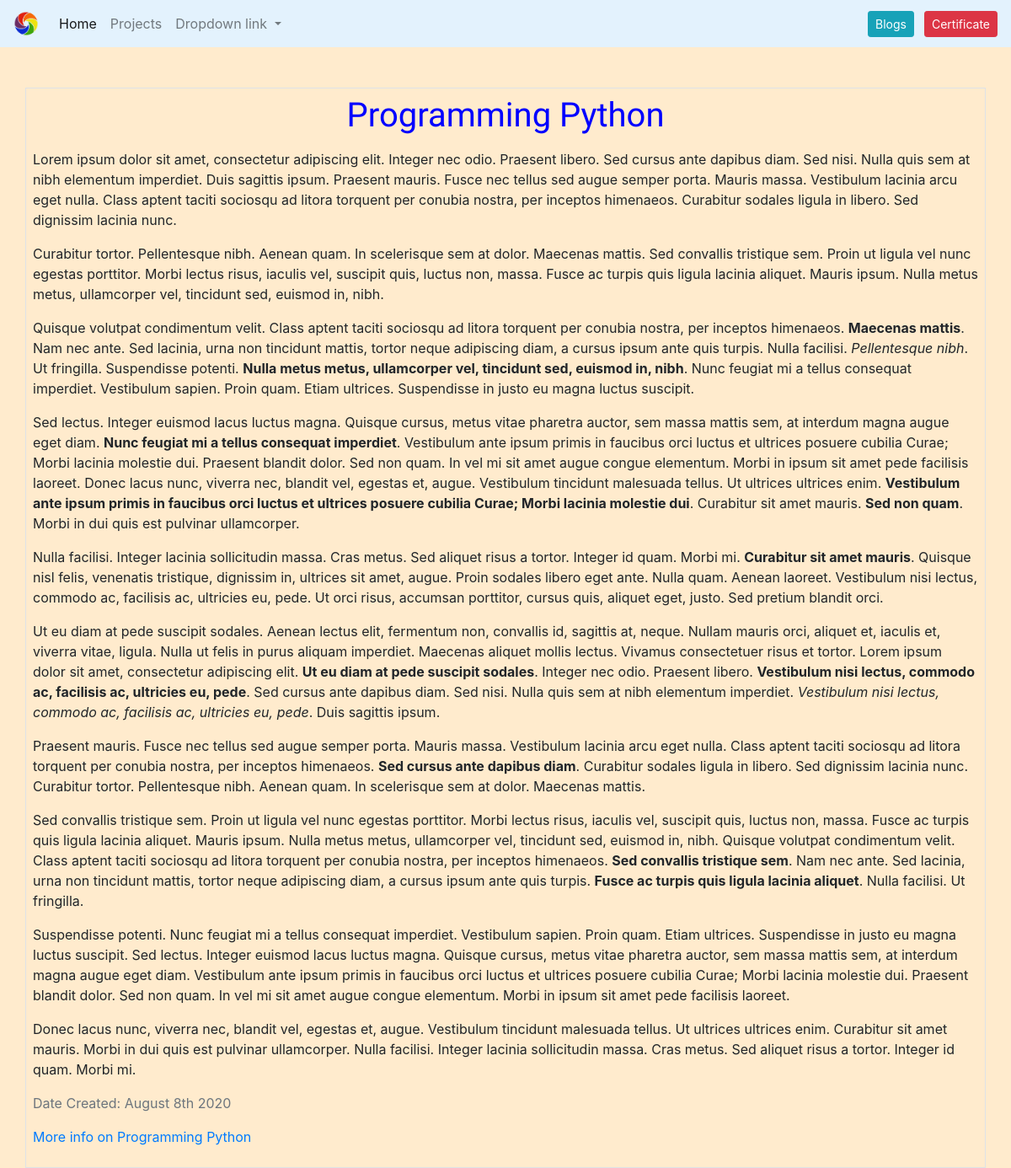
The page /blog/1 on the database its author committed.
### blog/models.py (models this page shows, shortened)
class BlogModel(models.Model):
    Blogtitle = models.CharField(max_length = 200)
    Blogdescription = models.TextField()
    date = models.DateField()
    image = models.ImageField(upload_to = 'blog/images/',blank = True)
    url = models.URLField(blank=True)

### blog/views.py (the view)
# urls.py: path('<int:blog_id>',views.detail,name='detail_blog')
def detail(request,blog_id):
    blog = get_object_or_404(BlogModel,pk=blog_id)
    return render(request,'detail.html',{'blog':blog})

### blog/templates/detail.html (shortened to what this page needs)
{% extends 'base.html' %}
{% block content %}
<head>
</head>
    <div class="container border p-2 mt-2">
        <h1 class="text-center" id="blogtitle">{{blog.Blogtitle}}</h1>
        <p>{{blog.Blogdescription|safe}}</p>
        <p class="text-muted">Date Created: {{blog.date|date:'F jS Y'}}</p>
        {% if blog.url %}
        <p class="text-muted"><a href="{{blog.url}}">More info on {{blog.Blogtitle}}</a></p>
        {% endif %}
    </div>
{% endblock %}

### portfolio/static/styles.css (style rules this page uses)
#blogtitle { font-family: 'Lemonada', cursive; color: blue; }
body { background-color: blanchedalmond; }

### rows shown on the page
BlogModel: Blogtitle "Programming Python", Blogdescription "Lorem ipsum dolor sit amet, consectetur adipiscing elit. Integer nec odio. Praesent libero. Sed cursus ante dapibus diam. Sed nisi. Nulla quis sem at nibh elementum imperdiet. Duis sagittis ipsum. Praesent mauris. Fusce nec tellus sed augue semper porta. Mauris massa. Vestibulum lacinia arcu eget nulla. Class aptent taciti sociosqu ad litora torquent per conubia nostra, per inceptos himenaeos. Curabitur sodales ligula in libero. Sed dignissim lacinia nunc. Curabitur tortor. Pellentesque nibh. Aenean quam. In scelerisque sem at dolor. Maecenas mattis. Sed convallis tristique sem. Proin ut ligula vel nunc egestas porttitor. Morbi lectus risus, iaculis vel, suscipit quis, luctus non, massa.…", date "August 8th 2020"
